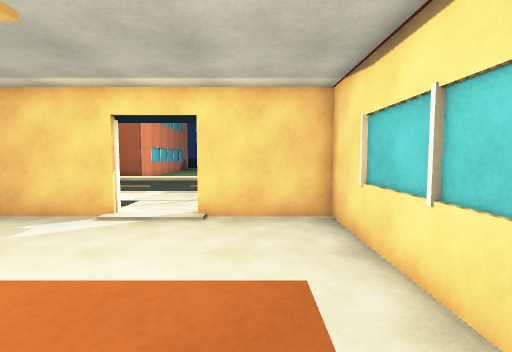
View 1 (above)

23 first-person views from a walk through a Unity game level. The camera is 1.5 m above the floor, tilts 4° down and sees 85° across. The floor is counted in squares, 1 m on a side. Each view is taken from the middle of a square. On the plan, view 1 faces up. The plan holds only what a view shows up to about 14 squares ahead; the rest is blank. The place goes on beyond the plan. The player is left out.

View 2
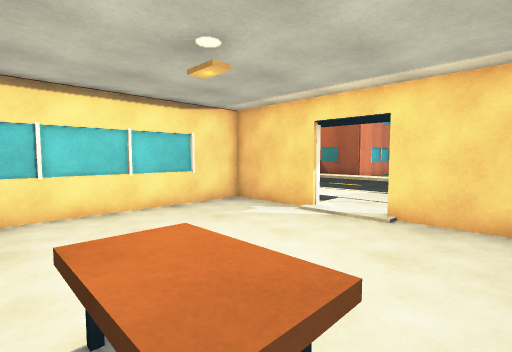

View 3
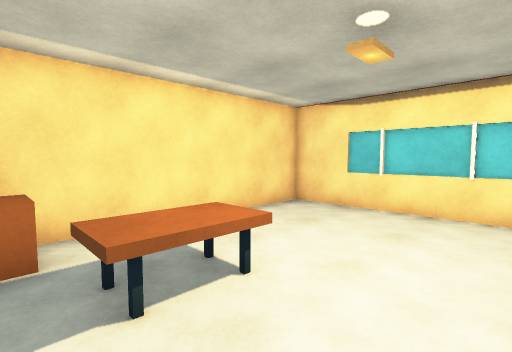

View 4
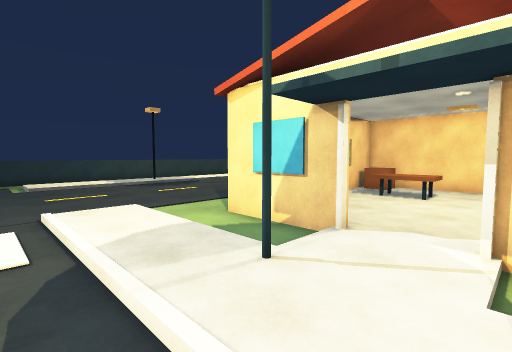

View 5
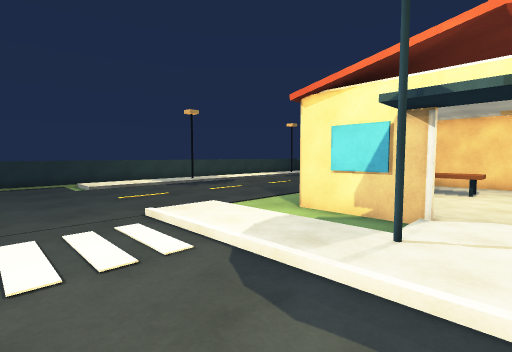

View 6
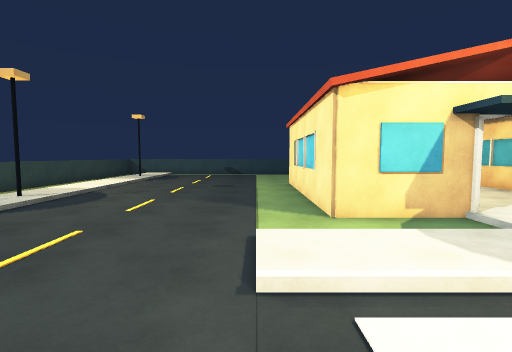

View 7
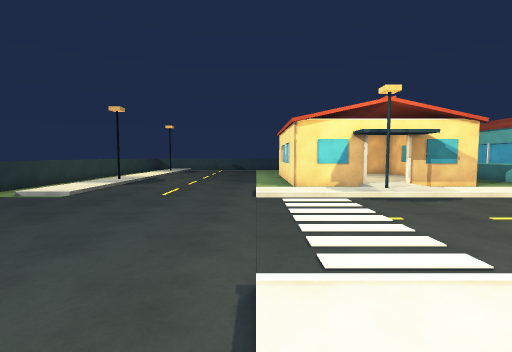

View 8
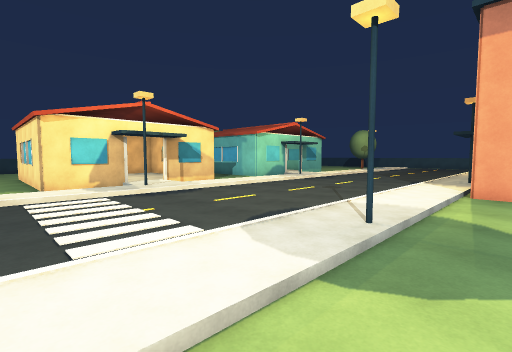

View 9
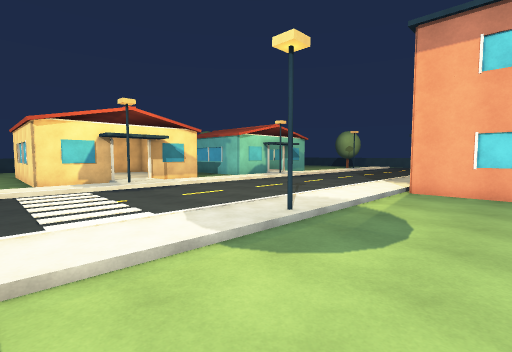

View 10
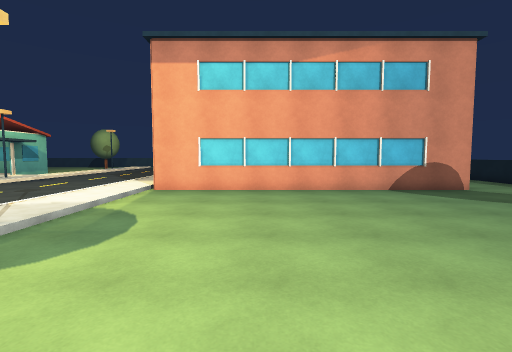

View 11
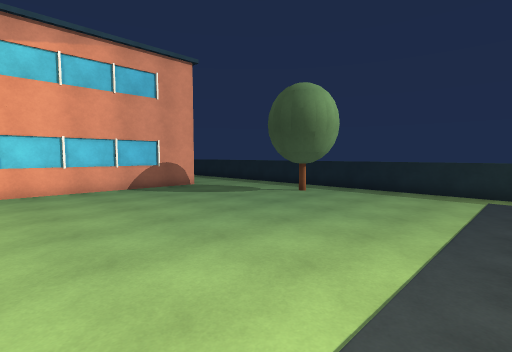

View 12
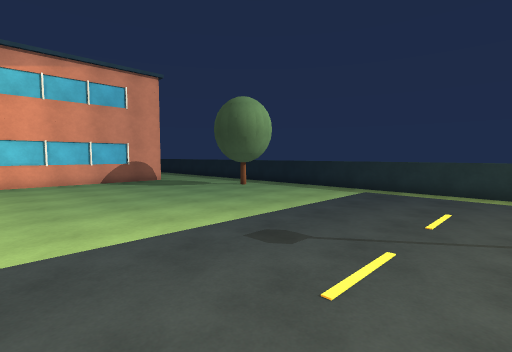

View 13
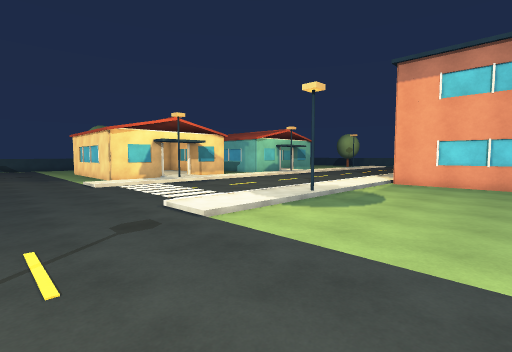

View 14
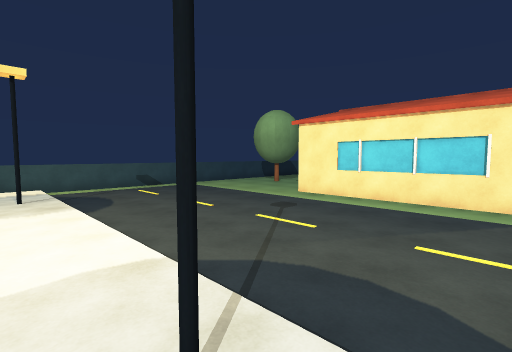

View 15
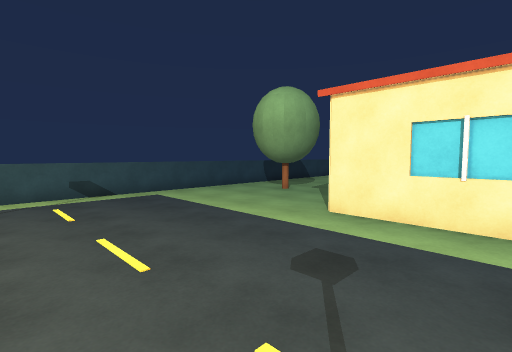

View 16
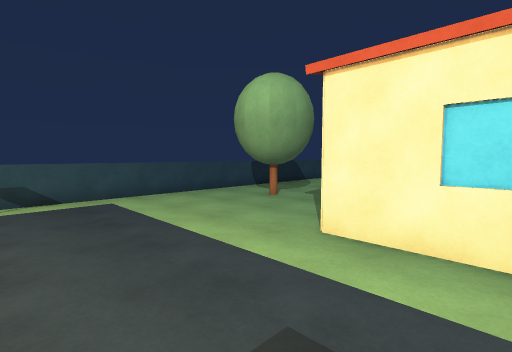

View 17
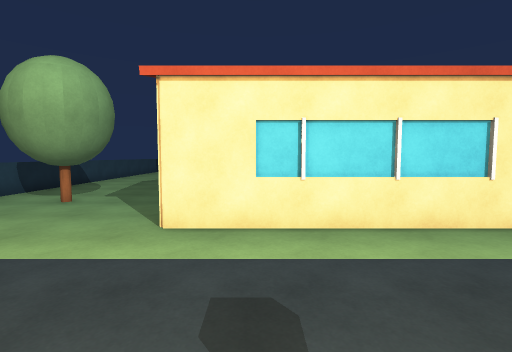

View 18
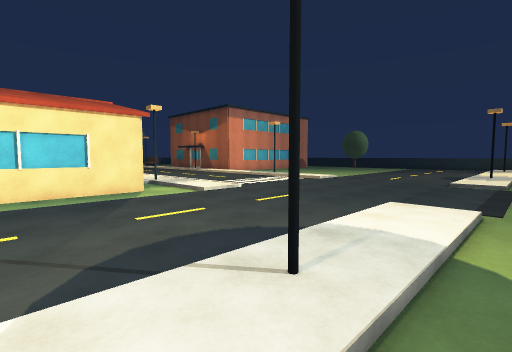

View 19
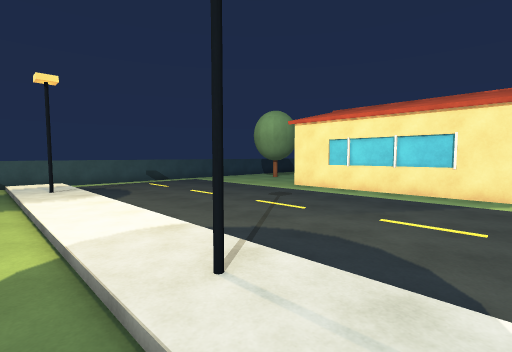

View 20
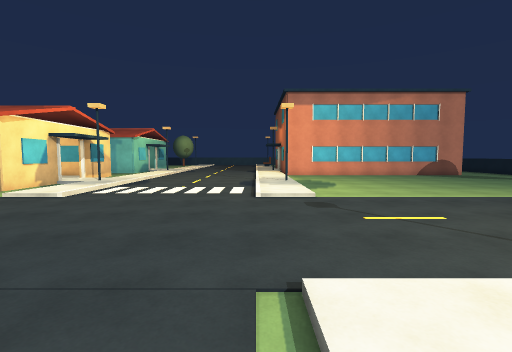

View 21
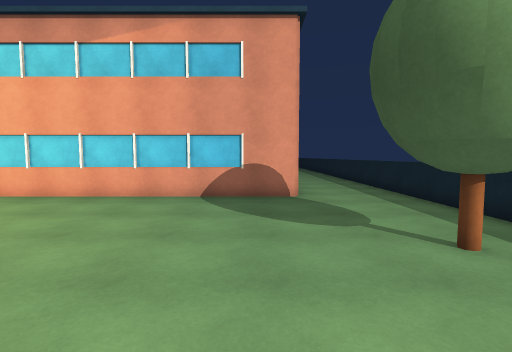

View 22
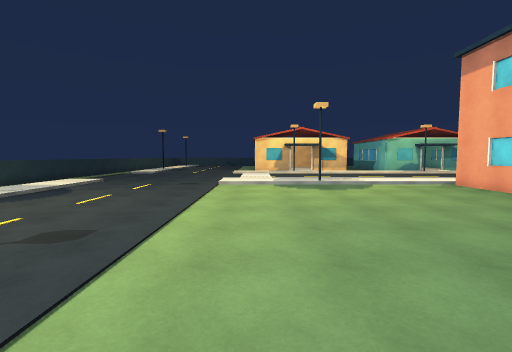

View 23
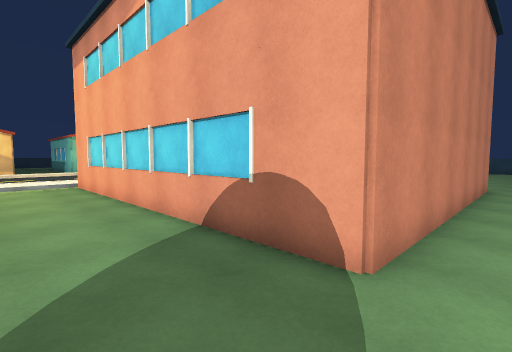

### Floor plan
Key: @ floor where view 1 was taken; # wall or solid block; . floor; / step, stairs or slope; = window, fence, low wall or low ledge; ^ raised ledge; O other object.
Columns run from 12 left of view 1 to 15 right of it. Each row starts with its distance up from view 1.
 36 .........OO...........
 35 ......................
 34 ####..................
 33    #..................
 32    #..................
 31    #..................
 30    #..................
 29    #..................
 28    #..................
 27    #...................
 26    #...................
 25    #.................../
 24    #.................../
 23    #..................././
 22    #..................././
 21    #..................././
 20    #//////O//////.....././
 19 ................/.....././
 18 /////////////////..........
 17   ........................
 16   ........................
 15   ........................
 14   ........................
 13   ..  .....................=
 12       .....................=
 11       ///////////..........=
 10       ........../.....././.
  9       ///.O//////.....././.=
  8         ..............././.=
  7      ####..####.......././.=
  6      #........#.......././.
  5      #........#.......././.
  4      #........#......../O/.
  3      #........#.......././.
  2      #........#.......././.=
  1      #....^^^.#.......././.=
  0      #......@.#.......././.=
 -1      #.......O#.......././.
 -2      ##########.......././.
 -3            ...........././.
 -4         ..............././.
 -5       ................././
 -6       ....OO.........../O/
 -7       ....OO..........././
 -8       ................././
 -9       ................././
-10       ====================

Where each view was taken, in squares from view 1:
view 1: 0 up, 0 right, facing up
view 2: 0 up, 1 right, facing up-left
view 3: 4 up, 1 right, facing down-left
view 4: 12 up, 4 left, facing down-right
view 5: 14 up, 3 left, facing down-right
view 6: 14 up, 4 right, facing down
view 7: 21 up, 4 right, facing down
view 8: 22 up, 4 right, facing down-left
view 9: 24 up, 4 right, facing down-left
view 10: 25 up, 4 right, facing left
view 11: 26 up, 5 right, facing up-left
view 12: 26 up, 9 right, facing up-left
view 13: 26 up, 8 right, facing down-left
view 14: 6 up, 13 right, facing down-left
view 15: 2 up, 9 right, facing down-left
view 16: 1 up, 7 right, facing down-left
view 17: 0 up, 8 right, facing left
view 18: 2 up, 14 right, facing up-left
view 19: 7 up, 14 right, facing down-left
view 20: 18 up, 14 right, facing left
view 21: 33 up, 2 right, facing left
view 22: 35 up, 2 right, facing down
view 23: 36 up, 5 left, facing down-left
